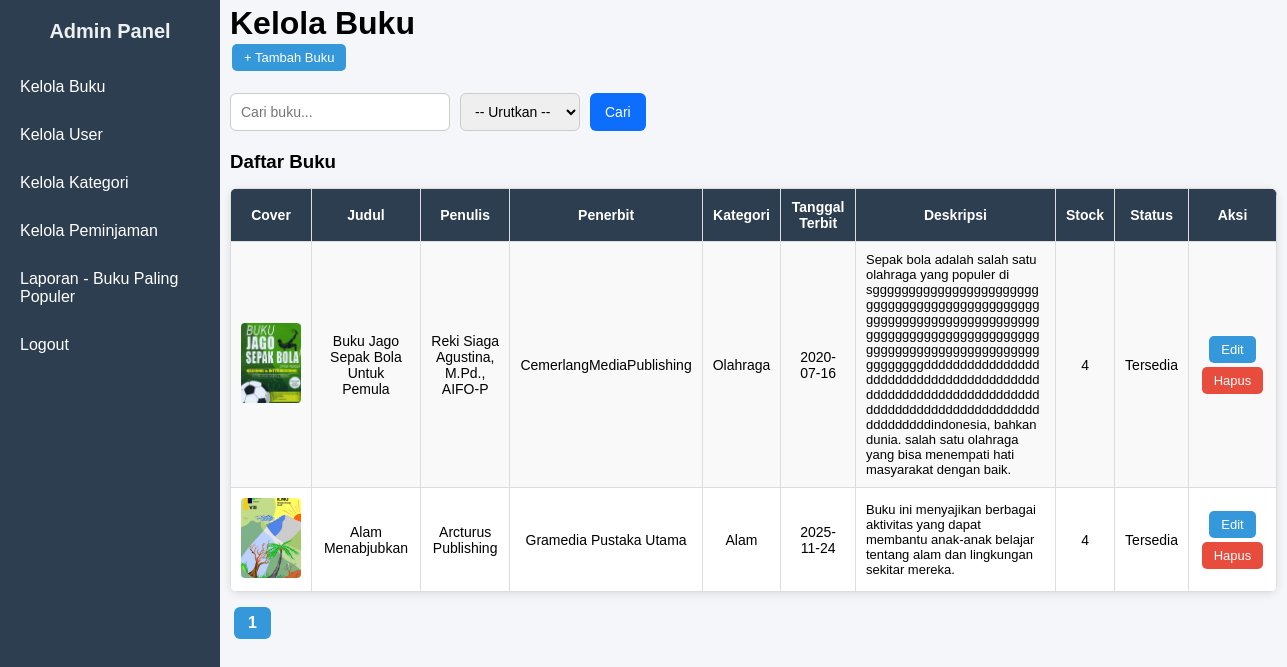
/public/dashboard_admin.php (signed in), run on the app's committed database.
### tables this page shows
CREATE TABLE `books` (
  `id` int(11) NOT NULL,
  `cover` varchar(255) NOT NULL,
  `title` varchar(255) DEFAULT NULL,
  `author` varchar(100) DEFAULT NULL,
  `publisher` varchar(100) DEFAULT NULL,
  `category` varchar(100) DEFAULT NULL,
  `publish_date` date NOT NULL,
  `description` text DEFAULT NULL,
  `stock` int(11) NOT NULL DEFAULT 1,
  `created_at` timestamp NOT NULL DEFAULT current_timestamp(),
  `category_id` int(11) DEFAULT NULL,
  `status` enum('Tersedia','Dipinjam','Tidak Tersedia') DEFAULT 'Tersedia'
);

CREATE TABLE `categories` (
  `id` int(11) NOT NULL,
  `name` varchar(100) NOT NULL
);

### public/dashboard_admin.php (called while the page is built, shortened)
<?php include __DIR__ . '/../view/admin/dashboard.php'; ?>

### controllers/BookController.php (called while the page is built, shortened)
<?php
require_once __DIR__ . '/../config/database.php';
class BookController {
    public static function getBooksPaginated($limit, $offset, $sort = '', $search = '') {
        global $conn;
        $sql = "SELECT books.*, categories.name AS category_name
                FROM books
                LEFT JOIN categories ON books.category_id = categories.id
                WHERE 1=1 ";
        switch ($sort) {
            default:           $sql .= " ORDER BY books.id DESC"; break;
        }
        $sql .= " LIMIT $limit OFFSET $offset";
        $res = $conn->query($sql);
        return $res->fetch_all(MYSQLI_ASSOC);
    }
public static function countBooks() {
    global $conn;
    $res = $conn->query("SELECT COUNT(*) AS total FROM books");
    $data = $res->fetch_assoc();
    return $data['total'] ?? 0;
}
}

### view/admin/manage_books.php (the view, shortened to what this page needs)
<?php
require_once __DIR__ . '/../../controllers/BookController.php';
$search = $_GET['search'] ?? '';
$limit = 5;
$page_now = isset($_GET['p']) ? intval($_GET['p']) : 1;
$offset = ($page_now - 1) * $limit;
$total_books = BookController::countBooks();
$total_pages = ceil($total_books / $limit);
$sort = $_GET['sort'] ?? '';
$books = BookController::getBooksPaginated($limit, $offset, $sort, $search);
?>
<link rel="stylesheet" href="assets/css/admin/books.css">
<class="books-container">
    <h1>Kelola Buku</h1>
    <button type="button" class="action-btn update-btn" onclick="openAddModal()">+ Tambah Buku</button>
    <form class="search-form" method="GET" action="dashboard_admin.php">
        <input type="text" name="search" placeholder="Cari buku..."
            value="<?= htmlspecialchars($_GET['search'] ?? '') ?>">
        <select name="sort">
            <option value="">-- Urutkan --</option>
        </select>
        <button type="submit">Cari</button>
    </form>
    <h3>Daftar Buku</h3>
    <table class="books-table">
    <tr>
        <th>Cover</th>
        <th>Judul</th>
        <th>Penulis</th>
        <th>Penerbit</th>
        <th>Kategori</th>
        <th>Tanggal Terbit</th>
        <th>Deskripsi</th>
        <th>Stock</th>
        <th>Status</th>
        <th>Aksi</th>
    </tr>
    <?php if (!empty($books)): ?>
        <?php foreach ($books as $row): ?>
            <tr>
                <td>
                    <?php if (!empty($row['cover'])): ?>
                        <img src="../uploads/covers/<?= htmlspecialchars($row['cover']); ?>" width="60" height="80" style="object-fit:cover;border-radius:4px;">
                    <?php else: ?>
                        <img src="../public/assets/img/no_cover.png" width="60" height="80">
                    <?php endif; ?>
                </td>
                <td><?= htmlspecialchars($row['title']); ?></td>
                <td><?= htmlspecialchars($row['author']); ?></td>
                <td><?= htmlspecialchars($row['publisher']); ?></td>
                <td><?= htmlspecialchars($row['category_name'] ?? '-'); ?></td>
                <td><?= htmlspecialchars($row['publish_date']); ?></td>
                <td class="desc-cell"><?= nl2br(htmlspecialchars($row['description'] ?? '-')); ?></td>
                <td><?= htmlspecialchars($row['stock'] ?? 0); ?></td>
                <td><?= htmlspecialchars($row['status']); ?></td>
                <td>
                <button type="button" class="action-btn update-btn"
                    onclick="openEditModal(
                        '<?= $row['id'] ?>',
                        '<?= htmlspecialchars($row['title']) ?>',
                        '<?= htmlspecialchars($row['author']) ?>',
                        '<?= htmlspecialchars($row['publisher']) ?>',
                        '<?= $row['category_id'] ?>',
                        '<?= $row['publish_date'] ?>',
                        `<?= htmlspecialchars($row['description']) ?>`,
                        '<?= $row['status'] ?>',
                        '<?= $row['stock'] ?>'
                    )"
                > Edit </button>
                    <a href="../public/dashboard_admin.php?page=books&delete=<?= $row['id']; ?>"
                       class="action-btn delete-btn"
                       onclick="return confirm('Hapus buku ini?')">Hapus</a>
                </td>
            </tr>
        <?php endforeach; ?>
    <?php else: ?>
        <tr><td colspan="9" style="text-align:center;">Belum ada buku</td></tr>
    <?php endif; ?>
</table>
<div class="pagination">
    <?php
        $extra = "&sort=$sort&search=$search";
    ?>
    <?php for ($i = 1; $i <= $total_pages; $i++): ?>
        <a href="dashboard_admin.php?page=books&p=<?= $i ?><?= $extra ?>"
           class="<?= ($i == $page_now) ? 'active' : '' ?>">
           <?= $i ?>
        </a>
    <?php endfor; ?>
</div>

### public/assets/css/admin/sidebar.css (style rules this page uses)
* { margin: 0; padding: 0; box-sizing: border-box; font-family: Arial, sans-serif; }
body { display: flex; min-height: 100vh; background: #f5f6fa; }

### public/assets/css/admin/books.css (style rules this page uses)
.books-table { width: 100%; border-collapse: collapse; margin-top: 15px; background: #fff; border-radius: 8px; overflow: hidden; box-shadow: 0 2px 8px rgba(0,0,0,0.1); }
.books-table th, .books-table td { border: 1px solid #ddd; padding: 10px; text-align: center; font-size: 14px; }
.books-table th { background: #2c3e50; color: #fff; font-weight: bold; }
.books-table tr:nth-child(even) { background: #f9f9f9; }
.action-btn { padding: 6px 12px; margin: 2px; font-size: 13px; border-radius: 5px; border: none; cursor: pointer; text-decoration: none; display: inline-block; }
.update-btn { background: #3498db; color: #fff; }
.delete-btn { background: #e74c3c; color: #fff; }
.search-form { margin-bottom: 15px; display: flex; gap: 10px; }
.search-form input { padding: 8px; width: 200px; border: 1px solid #ccc; border-radius: 5px; }
.search-form button, .reset-btn { padding: 8px 12px; border: none; border-radius: 5px; background: #007BFF; color: white; cursor: pointer; }
.pagination { margin-top: 20px; text-align: center; }
.pagination a { display: inline-block; padding: 8px 14px; margin: 0 4px; background: #3498db; color: white; border-radius: 6px; text-decoration: none; }
.pagination a.active { background: #2ecc71; pointer-events: none; }
.search-form { display: flex; align-items: center; gap: 10px; margin: 20px 0; }
.search-form input[type="text"], .search-form select { height: 38px; padding: 5px 10px; border: 1px solid #ccc; border-radius: 6px; font-size: 14px; }
.search-form input[type="text"] { width: 220px; }
.search-form select { width: 120px; }
.search-form button { height: 38px; padding: 0 15px; border: none; background: #0d6efd; color: #fff; border-radius: 6px; cursor: pointer; font-size: 14px; }
.pagination { margin-top: 15px; display: flex; gap: 8px; }
.pagination a { padding: 7px 14px; background: #ecf0f1; color: #2c3e50; text-decoration: none; border-radius: 6px; }
.pagination a.active { background: #3498db; color: white; font-weight: bold; }
.books-table td.desc-cell { max-width: 200px; max-height: 120px; overflow: auto; text-align: left; white-space: pre-line; word-wrap: break-word; padding: 10px; font-size: 13px; }

### data on the page
books: cover (picture), title "Buku Jago Sepak Bola Untuk Pemula", author "Reki Siaga Agustina, M.Pd., AIFO-P", publisher "CemerlangMediaPublishing", category.name "Olahraga", publish_date "2020-07-16", description "Sepak bola adalah salah satu olahraga yang populer di sgggggggggggggggggggggggggggggggggggggggggggggggggggggggggggggggggggggggggggggggggggggggggggggggggggggggggggggggggggggggggggggggdddddddddddddddddddddddddddddddddddddddddddddddddddddddddddddddddddddddddddddddddddddddddddddddddindonesia, bahkan dunia. salah satu olahraga yang bisa menempati hati masyarakat dengan baik.", stock "4", status "Tersedia"
books: cover (picture), title "Alam Menabjubkan", author "Arcturus Publishing", publisher "Gramedia Pustaka Utama", category.name "Alam", publish_date "2025-11-24", description "Buku ini menyajikan berbagai aktivitas yang dapat membantu anak-anak belajar tentang alam dan lingkungan sekitar mereka.", stock "4", status "Tersedia"
